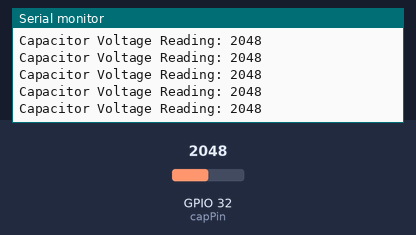
The sketch below on a simulated ESP32. Parts: the last lines printed to the serial monitor. Inputs (shaded band) come from the test bench; at power-on: GPIO 32 (capPin) = 2048.

Above: at 2.2 s.
2.3 s: GPIO 32 (capPin) set to 2866
At 2.56 s:
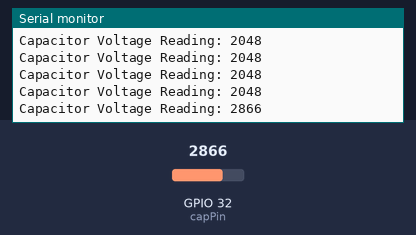
3.8 s: GPIO 32 (capPin) set to 3603
At 3.96 s:
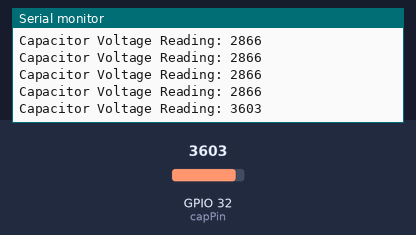
Timing chart, 0 to 6.8 s (numbered marks = the images above; inputs shaded):
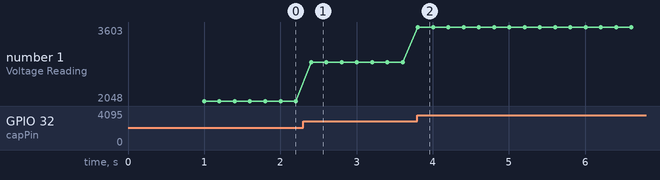

The sketch:

capacitor.ino
```cpp
const int capPin = 32;   // Analog pin connected to capacitor
int capValue = 0;        // Variable to store ADC reading

void setup() {
  Serial.begin(115200);   // Start serial communication
  delay(1000);
  Serial.println("ESP32 Capacitor Timer Started...");
}

void loop() {
  // Read the capacitor voltage (0 - 4095 for 12-bit ADC)
  capValue = analogRead(capPin);

  // Print the reading to the Serial Monitor
  Serial.print("Capacitor Voltage Reading: ");
  Serial.println(capValue);

  // Small delay for stability
  delay(200);
}
```

Measured:
- after the input at 2.3 s, the serial monitor: prints a new line after 0.10 s (image 1)
- after the input at 3.8 s, the serial monitor: prints a new line at once (image 2)
- plotted number 1: 2048 → 2866 after the input at 2.3 s, 2866 → 3603 after the input at 3.8 s
